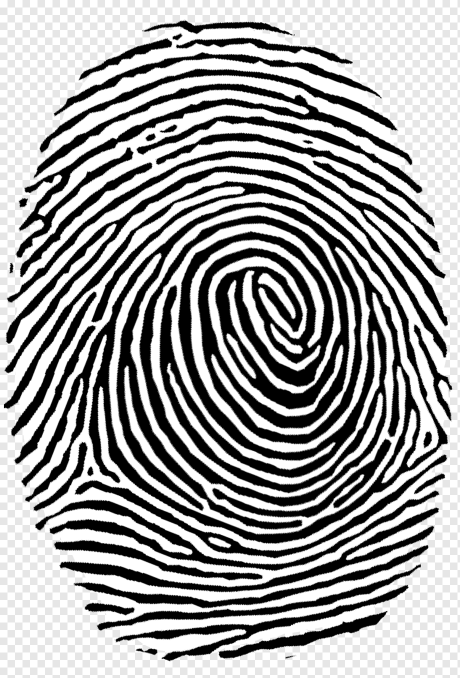
#> input picture computer visiob/laba2/Lab_work_2/Image_Vectorization/fingerprint.png, 920 x 1356 px (shown at 1/2 size)
$ python gabor_filter.py   (older library calls are emulated)
#> lines starting #> are read from the running program, lines starting #| are printed output that depends on the picture
import numpy as np
import cv2
import matplotlib.pyplot as plt
import cv2 as cv


def gabor_kernel_exemple(filename):

    '''
    https://gist.github.com/kendricktan/93f0da88d0b25087d751ed2244cf770c#file-gabor_filter-py
    cv2.getGaborKernel(ksize, sigma, theta, lambda, gamma, psi, ktype)
    ksize - size of gabor filter (n, n)
    sigma - standard deviation of the gaussian function
    theta - orientation of the normal to the parallel stripes
    lambda - wavelength of the sunusoidal factor
    gamma - spatial aspect ratio
    psi - phase offset
    ktype - type and range of values that each pixel in the gabor kernel can hold

    '''
#> called with filename = 'sentinel_2023.jpg'


    g_kernel = cv2.getGaborKernel((21, 21), 8.0, np.pi / 4, 10.0, 0.5, 0, ktype=cv2.CV_32F)

    img = cv2.imread(filename)
    img = cv2.imread('fingerprint.png')
#> img is the input picture: shape (1356, 920, 3); min 0, max 255, mean 162.3
    img = cv2.cvtColor(img, cv2.COLOR_BGR2GRAY)
#> img: shape (1356, 920)
    filtered_img = cv2.filter2D(img, cv2.CV_8UC3, g_kernel)
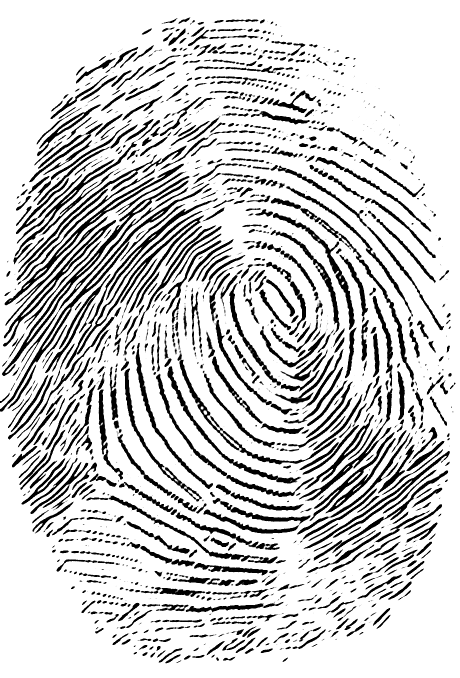
#> filtered_img: shape (1356, 920) (shown at 1/2 size); min 0, max 255, mean 206.2

    cv2.imshow('image', img)
    cv2.imshow('filtered image', filtered_img)

    h, w = g_kernel.shape[:2]
    g_kernel = cv2.resize(g_kernel, (3*w, 3*h), interpolation=cv2.INTER_CUBIC)
    cv2.imshow('gabor kernel (resized)', g_kernel)
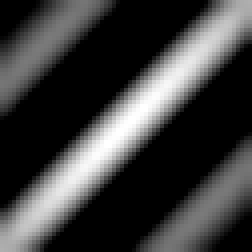
#> window 'gabor kernel (resized)': shape (63, 63) (shown 4 times larger); min 0, max 255, mean 62.3
    cv2.waitKey(0)
    cv2.destroyAllWindows()

    return


def sift_feature_matching(img1, img2):

    '''
    Порівняння двох зображень
    :param img1: вхідне зображення 1
    :param img2: вхідне зображення 2
    :return: Non
    '''


    # Initiate SIFT detector
    sift = cv.SIFT_create()

    # find the keypoints and descriptors with SIFT
    kp1, des1 = sift.detectAndCompute(img1, None)
#> kp1 = 7828 keypoints; strongest (x, y, size): (181, 944, 8.4), (46, 405, 10.4), (284, 300, 11.3), (80, 1051, 11)
    kp2, des2 = sift.detectAndCompute(img2, None)
#> kp2 = 7956 keypoints; strongest (x, y, size): (552, 50, 1.9), (709, 117, 2.3), (273, 311, 2.8), (869, 430, 3.3)

    # FLANN parameters
    FLANN_INDEX_KDTREE = 1
    index_params = dict(algorithm=FLANN_INDEX_KDTREE, trees=5)
    search_params = dict(checks=50)  # or pass empty dictionary
    flann = cv.FlannBasedMatcher(index_params, search_params)
    matches = flann.knnMatch(des1, des2, k=2)
#> matches = 7828 matches

    # Need to draw only good matches, so create a mask
    matchesMask = [[0, 0] for i in range(len(matches))]
#> matchesMask = 7828 pairs, first value 0 to 0, second value 0 to 0

    # ratio test as per Lowe's paper
    for i, (m, n) in enumerate(matches):
        if m.distance < 0.7 * n.distance:
            matchesMask[i] = [1, 0]
#> after the loop, matchesMask = 7828 pairs, first value 0 to 1, second value 0 to 0

    draw_params = dict(matchColor=(0, 255, 0),
                       singlePointColor=(255, 0, 0),
                       matchesMask=matchesMask,
                       flags=cv.DrawMatchesFlags_DEFAULT)
#> draw_params = 4 items

    img3 = cv.drawMatchesKnn(img1, kp1, img2, kp2, matches, None, **draw_params)
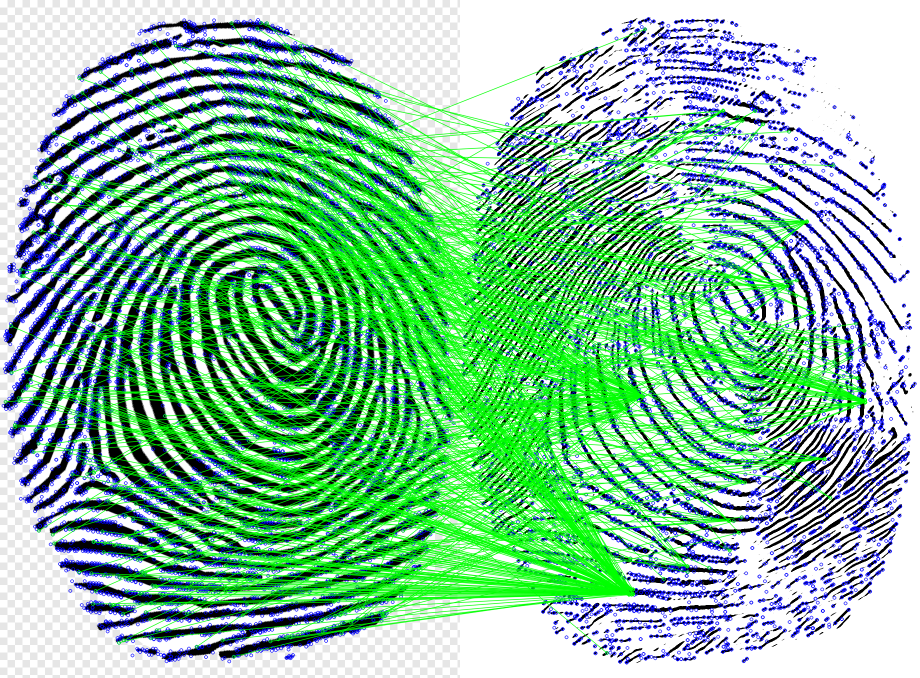
#> img3: shape (1356, 1840, 3) (shown at 1/2 size); mean of channels 0, 1, 2 157.5, 193.3, 137.3; drawn as B, G, R

    cv.imshow('sift_feature_matching', img3)
    if cv.waitKey(0) & 0xff == 27:
#> (key Esc is pressed here)
        cv.destroyAllWindows()

    plt.imshow(img3)
    plt.show()

    return


def gabor_kernel(filename):

    '''
    Перетворення Габора:
    https://itmaster.biz.ua/programming/vision
    https://docs.opencv.org/3.4/d4/d86/group__imgproc__filter.html
    https://www.geeksforgeeks.org/python/opencv-getgaborkernel-method/
    :param filename: вхідний файл зображення
    :return: вхід, вихід - по зображенню
    '''

    g_kernel = cv2.getGaborKernel((21, 21), 8.0, np.pi / 4, 10.0, 0.5, 0, ktype=cv2.CV_32F)

    img = cv2.imread(filename)
    img = cv2.imread('fingerprint.png')
    img = cv2.cvtColor(img, cv2.COLOR_BGR2GRAY)
    filtered_img = cv2.filter2D(img, cv2.CV_8UC3, g_kernel)

    plt.imshow(img)
    plt.show()

    plt.imshow(filtered_img)
    plt.show()

    return img, filtered_img


if __name__ == '__main__':

    gabor_kernel_exemple('sentinel_2023.jpg')

    im_1, im_2 = gabor_kernel('fingerprint.png')

    sift_feature_matching(im_1, im_2)

$ run again, with computer visiob/laba2/Lab_work_2/Image_Vectorization/Maple.jpg saved as computer visiob/laba2/Lab_work_2/Image_Vectorization/fingerprint.png
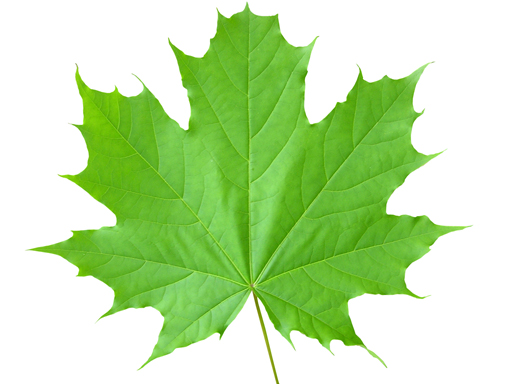
#> input picture computer visiob/laba2/Lab_work_2/Image_Vectorization/Maple.jpg, 512 x 384 px
#> in gabor_kernel_exemple, img is the input picture: shape (384, 512, 3); mean B, G, R 169, 226.5, 192.7
#> img: shape (384, 512)
#> in gabor_kernel_exemple, `filtered_img = cv2.filter2D(img, cv2.CV_8UC3, g_kernel)`:
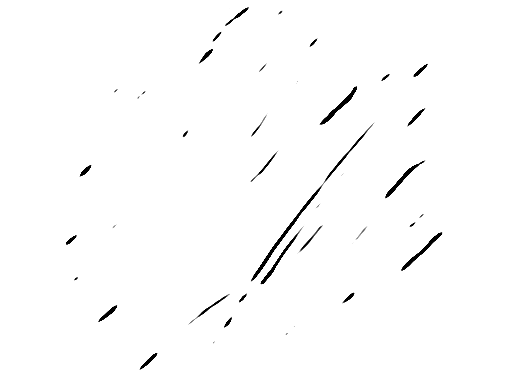
#> filtered_img: shape (384, 512); min 0, max 255, mean 252.1
#> kp1 = 252 keypoints; strongest (x, y, size): (351, 338, 11.4), (221, 331, 5.1), (360, 75, 3.4), (178, 106, 20.9)
#> kp2 = 56 keypoints; strongest (x, y, size): (263, 282, 2.8), (355, 89, 2.8), (184, 135, 2.2), (68, 242, 2.8)
#> matches = 252 matches
#> in sift_feature_matching, `matchesMask = [[0, 0] for i in range(len(matches))]`: matchesMask = 252 pairs, first value 0 to 0, second value 0 to 0
#> after the loop in sift_feature_matching, `for i, (m, n) in enumerate(matches):`: matchesMask = 252 pairs, first value 0 to 1, second value 0 to 0
#> draw_params = 4 items
#> in sift_feature_matching, `img3 = cv.drawMatchesKnn(img1, kp1, img2, kp2, matches, None, **draw_p..`:
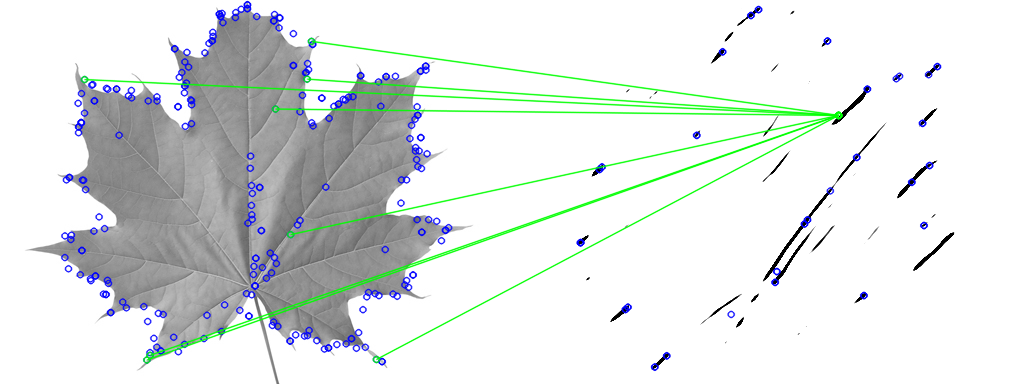
#> img3: shape (384, 1024, 3); mean of channels 0, 1, 2 227.9, 228.7, 224.4; drawn as B, G, R
